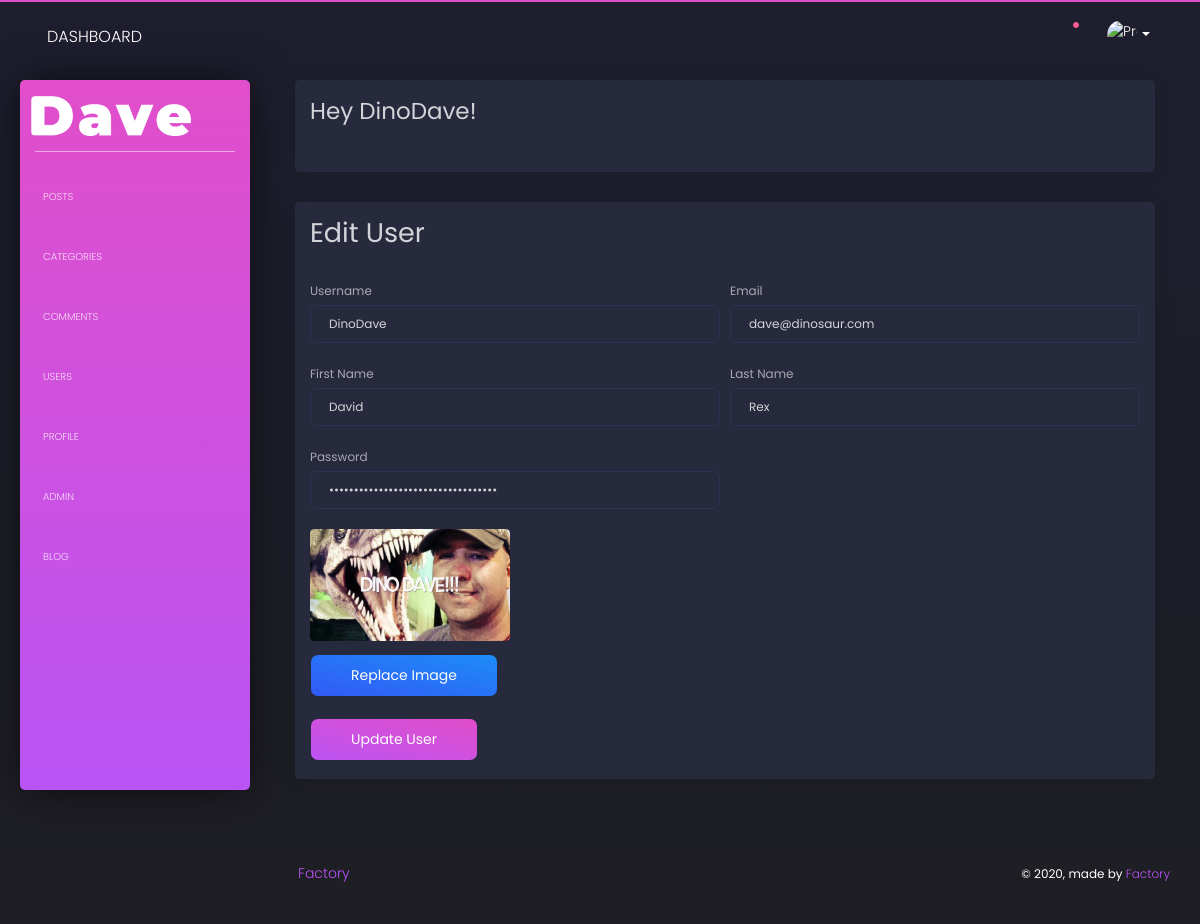
/admin/profile.php (signed in), run on the app's committed database.
### tables this page shows
CREATE TABLE `users` (
  `user_id` int(11) unsigned NOT NULL AUTO_INCREMENT,
  `user_name` varchar(255) DEFAULT NULL,
  `user_password` varchar(255) DEFAULT NULL,
  `user_firstname` varchar(255) DEFAULT NULL,
  `user_lastname` varchar(255) DEFAULT NULL,
  `user_email` varchar(255) DEFAULT NULL,
  `user_image` text,
  `user_role` varchar(255) DEFAULT NULL,
  `randSalt` varchar(255) DEFAULT NULL,
  PRIMARY KEY (`user_id`)
);

### admin/profile.php (the view, shortened to what this page needs)
<?php
include 'includes/header.php';
if (isset($_SESSION['username'])) {
    $username = $_SESSION['username'];
    $query = "SELECT * FROM users WHERE user_name = '{$username}'";
    $select_user_profile = mysqli_query($connection, $query);
    while ($row = mysqli_fetch_array($select_user_profile)) {
        $user_name = $row['user_name'];
        $user_email = $row['user_email'];
        $user_firstname = $row['user_firstname'];
        $user_lastname = $row['user_lastname'];
        $user_password = $row['user_password'];
        $user_image = $row['user_image'];
    }
}
?>
<div class="content">
    <div class="container-fluid">
        <div class="row">
            <div class="col-12">
                <div class="card">
                    <div class="card-body">
                        <div class="row">
                            <div class="col-12">
                                <h1 class="h3">Hey <?php echo $_SESSION['username']; ?>!</h1>
                            </div>
                        </div>
                    </div>
                </div>
                <div class="card">
                    <div class="card-body">
                        <h2>Edit User</h2>
                        <form action="" method="post" enctype="multipart/form-data">
                            <div class="form-row">
                                <div class="col-md-6 col-sm-12">
                                    <div class="form-group">
                                        <label for="user_name">Username</label>
                                        <input type="text" class="form-control" name="user_name" value="<?php echo $user_name; ?>">
                                    </div>
                                </div>
                                <div class="col-md-6 col-sm-12">
                                    <div class="form-group">
                                        <label for="user_email">Email</label>
                                        <input type="email" class="form-control" name="user_email" value="<?php echo $user_email; ?>">
                                    </div>
                                </div>
                            </div>
                            <div class="form-row">
                                <div class="col-md-6 col-sm-12">
                                    <div class="form-group">
                                        <label for="user_firstname">First Name</label>
                                        <input type="text" class="form-control" name="user_firstname" value="<?php echo $user_firstname; ?>">
                                    </div>
                                </div>
                                <div class="col-md-6 col-sm-12">
                                    <div class="form-group">
                                        <label for="user_lastname">Last Name</label>
                                        <input type="text" class="form-control" name="user_lastname" value="<?php echo $user_lastname; ?>">
                                    </div>
                                </div>
                            </div>
                            <div class="form-row">
                                <div class="col-md-6 col-sm-12">
                                    <div class="form-group">
                                        <label for="user_password">Password</label>
                                        <input type="password" class="form-control" name="user_password" value="<?php echo $user_password; ?>">
                                    </div>
                                </div>
                            </div>
                            <div class="form-row">
                                <div class="col-md-6 col-sm-12">
                                    <div class="form-group">
                                        <img src="../images/users/<?php echo $user_image; ?>" alt="" style="max-width: 200px;">
                                    </div>
                                    <div class="form-group">
                                        <label for="user_image"><span class="btn btn-info">Replace Image</span></label>
                                    </div>
                                </div>
                            </div>
                            <button type="submit" class="btn btn-primary" name="update_user">Update User</button>
                        </form>
                    </div>
                </div>
            </div>
        </div>
    </div>
</div>
<?php include 'includes/footer.php'; ?>

### admin/css/style.css (style rules this page uses)
.btn { font-weight: 400 !important; font-size: 14px; }

### data on the page
users: user_name "DinoDave", user_email "dave@dinosaur.com", user_firstname "David", user_lastname "Rex"

### other printed values
$_SESSION['username'] "DinoDave"
